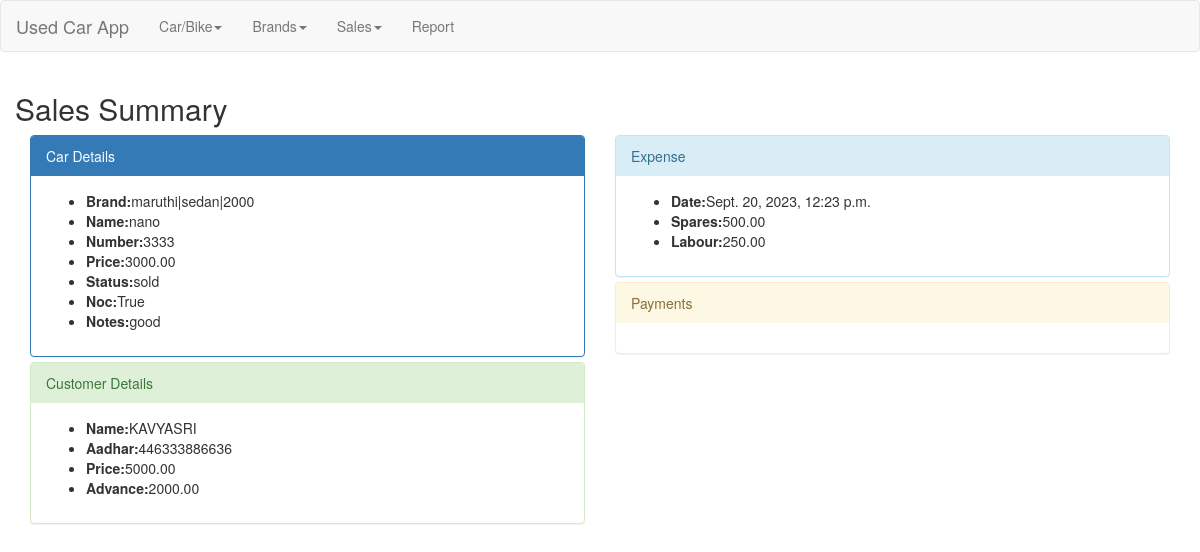
The page /5/sales_detail/ on the database its author committed.
### used_car/models.py (models this page shows, shortened)
class UsedCar(models.Model):
    STATUS_CHOICES = (
        ('available', 'Available'),
        ('advanced', 'Advanced'),
        ('sold', 'Sold'),
    )
    brand = models.ForeignKey(Brand, default=None, on_delete=models.CASCADE)
    vehicle_name = models.CharField(max_length=100, verbose_name="Name")
    vehicle_no = models.CharField(max_length=100, unique=True, verbose_name="Number")
    chassis_no = models.CharField(max_length=100, verbose_name="Chassis")
    engine_no = models.CharField(max_length=100, verbose_name="Engine")
    Finance_Name = models.CharField(max_length=100, verbose_name="Financer")
    purchased_date = models.DateField(default=timezone.now,  verbose_name="DOP")
    purchased_price = models.DecimalField(max_digits=10, decimal_places=2, default=0.0,  verbose_name="Purchased")
    status = models.CharField(max_length=10, choices=STATUS_CHOICES, default='available',  verbose_name="Availability")
    noc_received = models.BooleanField(verbose_name="NOC")
    comment = models.CharField(max_length=200, blank=True)

class Brand(models.Model):
    brand_name = models.CharField(max_length=50, verbose_name="Name")
    model_name = models.CharField(max_length=50, verbose_name="Model")
    yom = models.DecimalField(max_digits=4, decimal_places=0 ,verbose_name="Year Of Manufacturing")
    class Meta:
        unique_together = ('brand_name', 'model_name', 'yom')
    def __str__(self):
        return f"{self.brand_name}|{self.model_name}|{self.yom}"

class Customer(models.Model):
    name = models.CharField(max_length=100, verbose_name="Customer Name")
    contact = models.CharField(max_length=10)
    aadhar_no = models.CharField(max_length=12)
    address = models.CharField(max_length=200)
    interested_vehicle = models.ForeignKey(UsedCar, on_delete=models.CASCADE, verbose_name="Vehicle")
    sell_price = models.DecimalField(max_digits=10, decimal_places=2)
    advance_amount = models.DecimalField(max_digits=10, decimal_places=2, default=0)

class charges(models.Model):
    used_car = models.ForeignKey(UsedCar, default=None, on_delete=models.CASCADE)
    spares = models.DecimalField(max_digits=10, decimal_places=2, default=0, verbose_name="Spare")
    labour = models.DecimalField(max_digits=10, decimal_places=2, default=0, verbose_name="Labour")
    created_at = models.DateTimeField(auto_now=True)

### used_car/views.py (the view)
# urls.py: path('<int:pk>/sales_detail/', PageView.as_view(), name='detail_view'),
class PageView(TemplateView):
    template_name = "used_car/detail_view.html"
    def get_context_data(self, **kwargs):
        context = super().get_context_data(**kwargs)
        context['used_cars'] = UsedCar.objects.filter(pk=self.kwargs['pk'])
        context['expenses'] = charges.objects.filter(used_car__id=self.kwargs['pk'])
        context["customers"] = Customer.objects.filter(interested_vehicle__id=self.kwargs['pk'])
        context["payments"] = Payments.objects.filter(transaction_car__id=self.kwargs['pk'])
        return context

### used_car/templates/used_car/detail_view.html (shortened to what this page needs)
<!DOCTYPE html>
<html lang="en">
<head>
    <link rel="stylesheet" href="https://maxcdn.bootstrapcdn.com/bootstrap/3.4.1/css/bootstrap.min.css">
</head>
<body>
    {% include 'used_car/nav_bar.html' %}
    <div class="container">
        <div class="row">
        <h2>Sales Summary</h2>
        <div class="panel-group">
      <div class="col-sm-6">
          <div class="panel panel-primary summary">
            <div class="panel-heading">Car Details</div>
            <div class="panel-body">
                {% for used_car in used_cars %}
                    <ul>
                        <li><b>Brand:</b>{{used_car.brand}}</li>
                        <li><b>Name:</b>{{used_car.vehicle_name}}</li>
                        <li><b>Number:</b>{{used_car.vehicle_no}}</li>
                        <li><b>Price:</b>{{used_car.purchased_price}}</li>
                        <li><b>Status:</b>{{used_car.status}}</li>
                        <li><b>Noc:</b>{{used_car.noc_received}}</li>
                        <li><b>Notes:</b>{{used_car.comment}}</li>
                    </ul>
                {% endfor %}
            </div>
          </div>
          <div class="panel panel-success">
            <div class="panel-heading">Customer Details</div>
            <div class="panel-body">
                {% for customer in customers %}
                    <ul>
                        <li><b>Name:</b>{{customer.name}}</li>
                        <li><b>Aadhar:</b>{{customer.aadhar_no}}</li>
                        <li><b>Price:</b>{{customer.sell_price}}</li>
                        <li><b>Advance:</b>{{customer.advance_amount}}</li>
                    </ul>
                {% endfor %}
            </div>
          </div>
        </div>
        <div class="col-sm-6">
          <div class="panel panel-info">
            <div class="panel-heading"> Expense</div>
            <div class="panel-body">
                {% for expense in expenses %}
                    <ul>
                        <li><b>Date:</b>{{expense.created_at}}</li>
                        <li><b>Spares:</b>{{expense.spares}}</li>
                        <li><b>Labour:</b>{{expense.labour}}</li>
                    </ul>
                {% endfor %}
            </div>
          </div>
          <div class="panel panel-warning">
            <div class="panel-heading">Payments</div>
            <div class="panel-body">
            </div>
          </div>
        </div>
        </div>
        </div>
      </div>
</body>
</html>

### used_car/templates/used_car/nav_bar.html (shortened to what this page needs)
  <nav class="navbar navbar-default">
    <div class="container-fluid">
      <div class="navbar-header">
        <a class="navbar-brand" href="{% url 'usedcar:dashboard' %}">Used Car App</a>
      </div>
      <ul class="nav navbar-nav">
        <li class="dropdown">
          <a href="#" class="dropdown-toggle" data-toggle="dropdown">Car/Bike<span class="caret"></span></a>
        </li>
        <li class="dropdown">
          <a href="#" class="dropdown-toggle" data-toggle="dropdown">Brands<span class="caret"></span></a>
        </li>
        <li class="dropdown">
          <a href="#" class="dropdown-toggle" data-toggle="dropdown">Sales<span class="caret"></span></a>
        </li>
      <li class="dropdown">
        <a href="{% url 'usedcar:report' %}" >Report</a>
      </li>
    </ul>
    </div>
  </nav>

### rows shown on the page
UsedCar: brand "maruthi|sedan|2000", vehicle_name "nano", vehicle_no "3333", purchased_price "3000.00", status "sold", noc_received "True", comment "good"
Customer: name "KAVYASRI", aadhar_no "446333886636", sell_price "5000.00", advance_amount "2000.00"
charges: created_at "Sept. 20, 2023, 12:23 p.m.", spares "500.00", labour "250.00"
